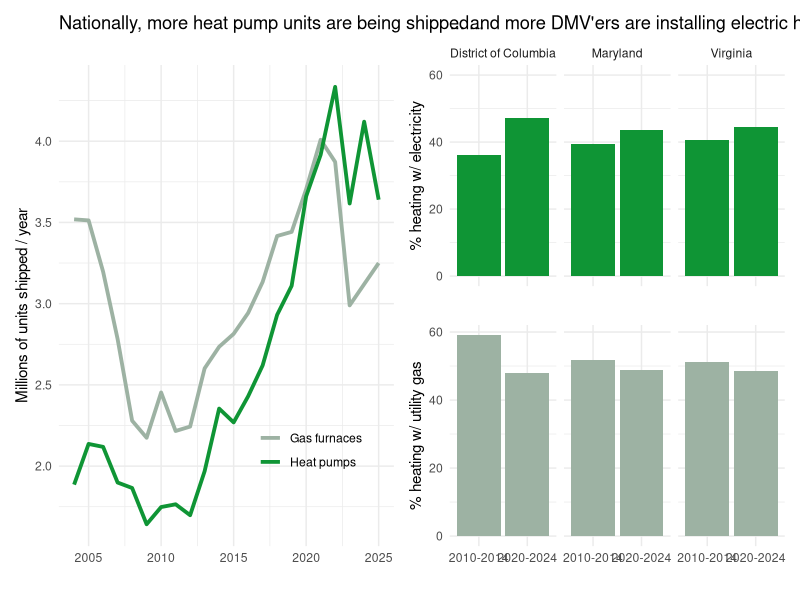

Write the R code that produced this figure.



# load libraries
library(dplyr)
library(ggplot2)
library(here)
library(patchwork)

# set working directory to folder file is in
setwd(here::here())

# create a vector with the DMV metro area counties:
dmv_counties <-
  c(
  "Alexandria city, Virginia",
  "Arlington County, Virginia", 
  "Charles County, Maryland",
  "Clarke County, Virginia",
  "Culpeper County, Virginia",
  "Fairfax County, Virginia", "Fairfax city, Virginia",
  "Falls Church city, Virginia",
  "Fauquier County, Virginia",
  "Fredericksburg city, Virginia",
  "Frederick County, Maryland",
  "Loudoun County, Virginia",
  "Madison County, Virginia",
  "Manassas Park city, Virginia", "Manassas city, Virginia",
  "Montgomery County, Maryland",
  "Prince George's County, Maryland",
  "Prince William County, Virginia",
  "Rappahannock County, Virginia",
  "Spotsylvania County, Virginia",
  "Stafford County, Virginia",
  "Warren County, Virginia",
  "District of Columbia, District of Columbia"
)

# load csv files for the 2020-2024 and 2010-2014 5-year ACS, then
# subset to the counties in the DMV metro area:
# https://en.wikipedia.org/wiki/Washington_metropolitan_area, then
# select only variables we need (see code book for variable names), then
# calculate and rename key variables
df14 <- 
  read.csv(file = "nhgis0105_csv/nhgis0105_ds207_20145_county.csv") %>%
  select(
    YEAR, STUSAB, STATE, COUNTY, NAME_E, starts_with("ABZ")
  ) %>%
  filter(NAME_E %in% dmv_counties) %>%
  group_by(YEAR, STATE) %>%
  reframe(
    n_utility_gas = sum(ABZEE003 + ABZEE013),
    n_elec_or_sol = sum(ABZEE005 + ABZEE009 + ABZEE015 + ABZEE019),
    n_tot         = sum(ABZEE001),
    pct_gas       = n_utility_gas / n_tot * 100,
    pct_elec      = n_elec_or_sol / n_tot * 100
  ) 

df24 <- 
  read.csv(file = "nhgis0105_csv/nhgis0105_ds273_20245_county.csv") %>%
  select(
    YEAR, STUSAB, STATE, NAME_E, starts_with("AVF")
  ) %>%
  filter(NAME_E %in% dmv_counties) %>%
  group_by(YEAR, STATE) %>%
  reframe(
    n_utility_gas = sum(AVF5E003 + AVF5E013),
    n_elec_or_sol = sum(AVF5E005 + AVF5E009 + AVF5E015 + AVF5E019),
    n_tot         = sum(AVF5E001),
    pct_gas       = n_utility_gas / n_tot * 100,
    pct_elec      = n_elec_or_sol / n_tot * 100
  )

# bind the two data sets into one:
df <- bind_rows(df14, df24)

# load the AHRI data, downloaded from the Rocky Mountain Inst.
# https://rmi.org/insight/tracking-the-heat-pump-water-heater-market-in-the-united-states/
# this shows the annual # of units shipped (in millions of units), from 2004 to 2025
ahri <- 
  read.csv("ahri_data.csv") %>%
  tidyr::pivot_longer(cols = c("Gas.Furnaces", "Heat.Pumps")) %>%
  mutate(name = ifelse(name=="Heat.Pumps", "Heat pumps", "Gas furnaces"))
  

# plot bar charts!
p3 <-
  ggplot(ahri, aes(x=Year)) +
  geom_line(aes(y=value, color=name), linewidth = 1.3) +
  theme_minimal() +
  theme(
    legend.position = c(.75, .2),
    legend.title = element_blank()
  ) +
  scale_color_manual(values = c("Gas furnaces" = "#9db2a3", 
                                "Heat pumps" = "#0f9535")) +
  xlab('') +
  ylab('Millions of units shipped / year') +
  ggtitle("Nationally, more heat pump units are being shipped...")


p1 <-
  ggplot(df) +
  geom_bar(
    aes(y=pct_elec, x=YEAR), 
    stat="identity", position="dodge", fill="#0f9535") +
  facet_wrap(~STATE) +
  theme_minimal() +
  ylab("% heating w/ electricity") + 
  xlab("") +
  ylim(c(0, 60)) +
  theme(axis.text.x = element_blank()) +
  ggtitle("... and more DMV'ers are installing electric heat pumps")

p2 <-
  ggplot(df) +
  geom_bar(
    aes(y=pct_gas, x=YEAR), 
    stat="identity", position="dodge", fill="#9db2a3") +
  facet_wrap(~STATE) +
  theme_minimal() +
  ylab("% heating w/ utility gas") + 
  xlab("") +
  theme(
    strip.background = element_blank(),
    strip.text.x = element_blank()
  )


  

p3 + p1 / p2
